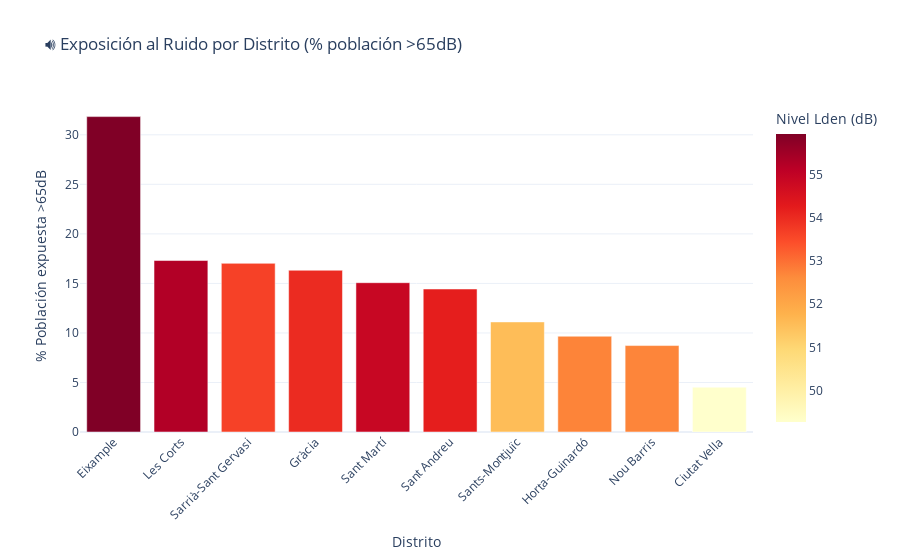

Here is the notebook cell this chart was saved with:
### Code cell
# Ruido por distrito
query = """
SELECT 
    b.distrito_nombre,
    AVG(r.nivel_lden_medio) as nivel_lden_promedio,
    AVG(r.pct_poblacion_expuesta_65db) as pct_expuesta_65db
FROM fact_ruido r
JOIN dim_barrios b ON r.barrio_id = b.barrio_id
GROUP BY b.distrito_nombre
ORDER BY pct_expuesta_65db DESC
"""

with get_connection() as conn:
    df_ruido = pd.read_sql_query(query, conn)

fig = px.bar(
    df_ruido,
    x='distrito_nombre',
    y='pct_expuesta_65db',
    color='nivel_lden_promedio',
    title='🔊 Exposición al Ruido por Distrito (% población >65dB)',
    labels={
        'pct_expuesta_65db': '% Población expuesta >65dB',
        'distrito_nombre': 'Distrito',
        'nivel_lden_promedio': 'Nivel Lden (dB)'
    },
    color_continuous_scale='YlOrRd',
    template='plotly_white'
)
fig.update_layout(xaxis_tickangle=-45)
fig.show()

### Figure 1 — Plotly figure (JSON) as saved in the notebook; plotly's stock layout.template omitted (floating-point values rounded to 4 significant figures)
{"data": [{"hovertemplate": "Distrito=%{x}<br>% Población expuesta >65dB=%{y}<br>Nivel Lden (dB)=%{marker.color}<extra></extra>", "legendgroup": "", "marker": {"color": [55.94, 55.26, 53.65, 54.0, 54.9, 54.21, 51.53, 52.73, 52.72, 49.27], "coloraxis": "coloraxis", "pattern": {"shape": ""}}, "name": "", "orientation": "v", "showlegend": false, "textposition": "auto", "type": "bar", "x": ["Eixample", "Les Corts", "Sarrià-Sant Gervasi", "Gràcia", "Sant Martí", "Sant Andreu", "Sants-Montjuïc", "Horta-Guinardó", "Nou Barris", "Ciutat Vella"], "xaxis": "x", "y": [31.84, 17.31, 17.03, 16.33, 15.07, 14.43, 11.11, 9.669, 8.727, 4.527], "yaxis": "y"}], "layout": {"barmode": "relative", "coloraxis": {"colorbar": {"title": {"text": "Nivel Lden (dB)"}}, "colorscale": [[0, "rgb(255,255,204)"], [0.125, "rgb(255,237,160)"], [0.25, "rgb(254,217,118)"], [0.375, "rgb(254,178,76)"], [0.5, "rgb(253,141,60)"], [0.625, "rgb(252,78,42)"], [0.75, "rgb(227,26,28)"], [0.875, "rgb(189,0,38)"], [1, "rgb(128,0,38)"]]}, "legend": {"tracegroupgap": 0}, "title": {"text": "🔊 Exposición al Ruido por Distrito (% población >65dB)"}, "xaxis": {"anchor": "y", "domain": [0, 1], "tickangle": -45, "title": {"text": "Distrito"}}, "yaxis": {"anchor": "x", "domain": [0, 1], "title": {"text": "% Población expuesta >65dB"}}}}
